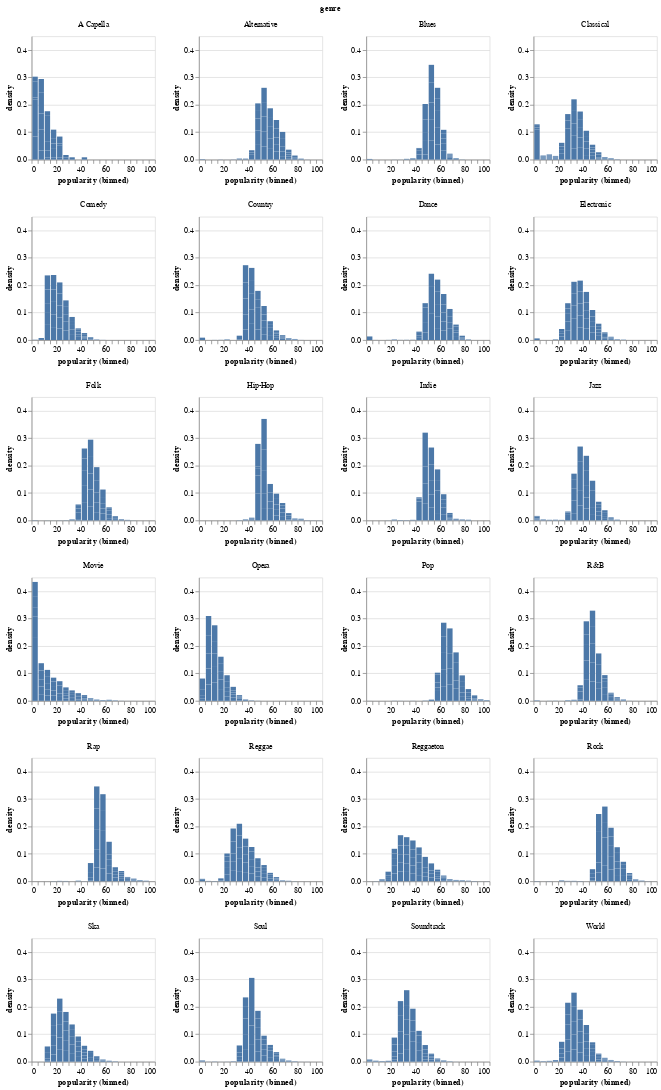

Write notebook code for a chart like this one.
### Markdown cell above
Using this dataframe, we are going to create a density histogram facetted by each genre as well as a boxplot to show the distribution of song's popularity within each genre.

### Code cell
dense = alt.Chart(songs_merge).mark_bar().encode(
    alt.X("popularity", bin=alt.Bin(maxbins=25)),
    y='density',
).properties(
    width=160,
    height=160).facet(
    facet='genre', columns = 4
).resolve_axis(
    x='independent',
    y='independent',
)

dense

### Figure 1 — Vega-Lite specification as saved in the notebook (floating-point values rounded to 4 significant figures; data arrays with more than 128 entries replaced by an {"elided": "..."} marker saying what was removed)
{"config": {"view": {"continuousWidth": 400, "continuousHeight": 300}}, "data": {"name": "data-8531b9d6e5b29608e12cf17a196f627c"}, "facet": {"type": "nominal", "field": "genre"}, "spec": {"mark": "bar", "encoding": {"x": {"type": "quantitative", "bin": {"maxbins": 25}, "field": "popularity"}, "y": {"type": "quantitative", "field": "density"}}, "height": 160, "width": 160}, "columns": 4, "resolve": {"axis": {"x": "independent", "y": "independent"}}, "$schema": "https://vega.github.io/schema/vega-lite/v4.8.1.json", "datasets": {"data-8531b9d6e5b29608e12cf17a196f627c": {"elided": "1481 records"}}}
